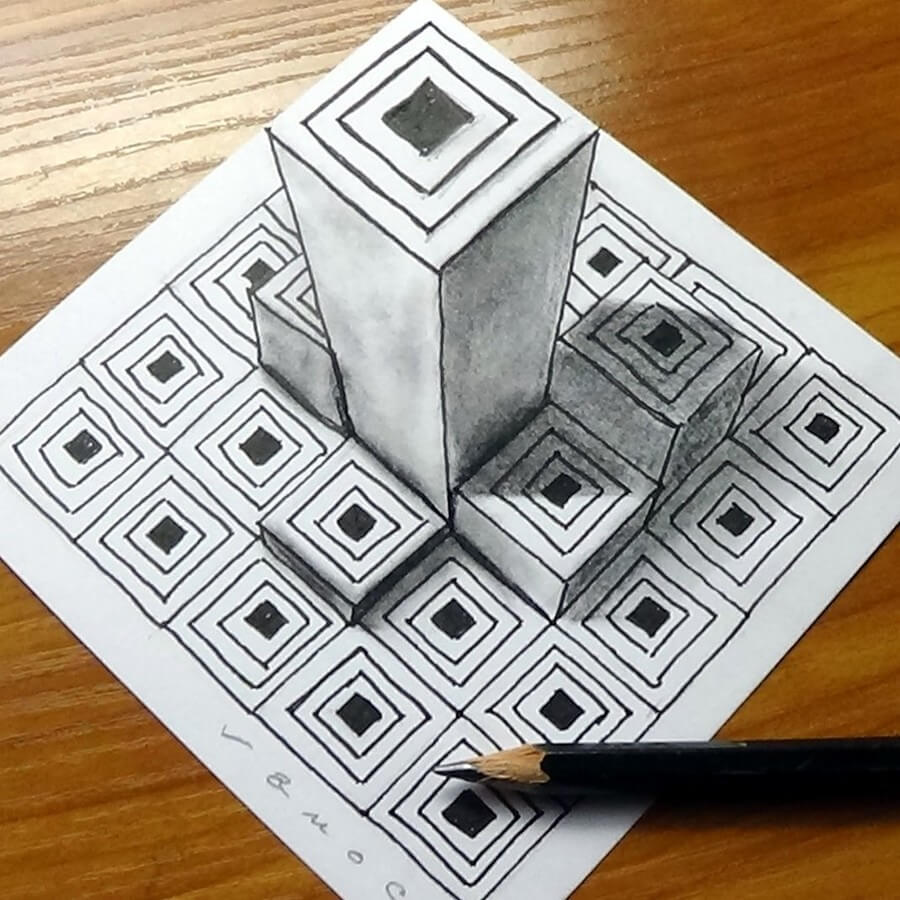
#> input picture Assignment19/art.png, 900 x 900 px
$ jupyter execute --allow-errors Image_compression.ipynb
#> lines starting #> are read from the running program, lines starting #| are printed output that depends on the picture
RLE Image Compression Tecnique

[cell 1]
import  cv2
import numpy as np
import matplotlib.pyplot as plt

def rle_encode(img) :
    flat = img.flatten()
    encoded = []
    count = 1

    for i in range (1, len(flat)):
        if flat[i] == flat[i-1] :
              count +=1
        else :
            encoded.append((flat[i-1], count))
            count = 1
    encoded.append((flat[-1], count))
    return encoded

img = cv2.imread('art.png' , 0)
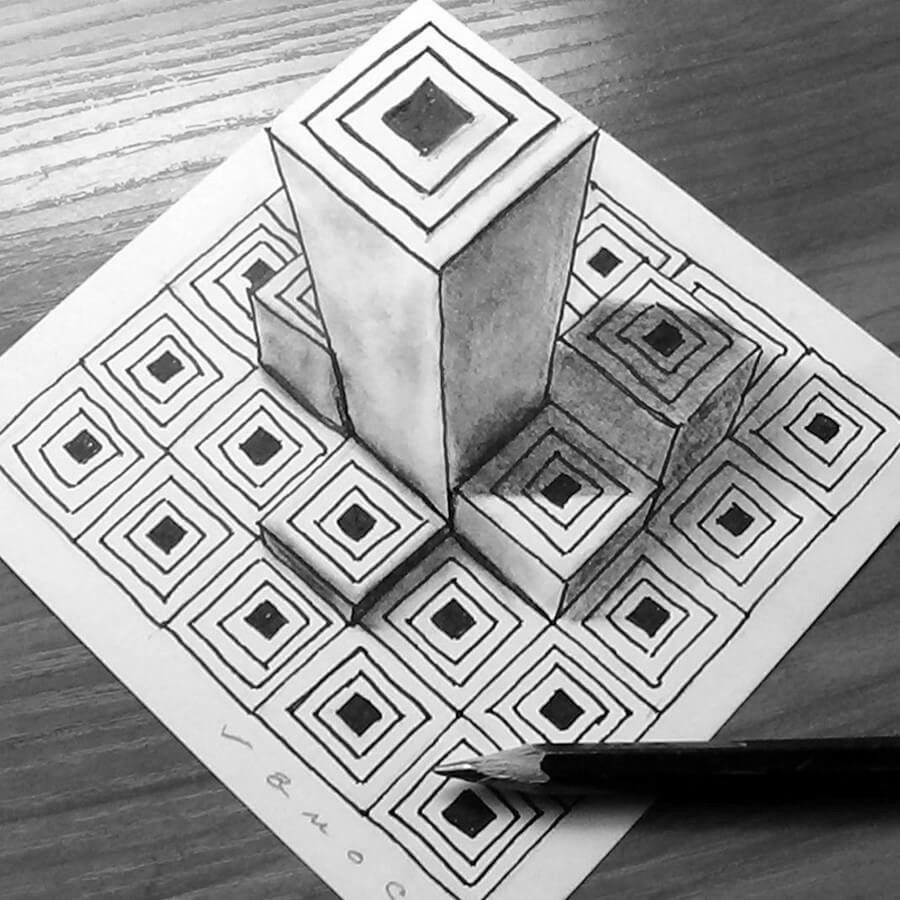
#> img: shape (900, 900); min 0, max 255, mean 155
encoded_image = rle_encode(img)
#> the loop in rle_encode, `for i in range (1, len(flat)):` made 809999 passes
#> count on passes 1 to 12: 2, 3, 1, 1, 1, 1, 1, 1, 1, 1, 1, 1
#> after the loop in rle_encode, `for i in range (1, len(flat)):`: encoded = 615003 items
#> encoded_image = 615004 items

print(encoded_image[:20])  # Print first 20 encoded values for brevity
#| [(195, 3), (194, 1), (191, 1), (189, 1), (186, 1), (184, 1), (177, 1), (179, 1), (183, 1), (187, 1), (189, 1), (190, 1), (189, 2), (188, 1), (186, 1), (184, 1), (183, 1), (184, 1), (185, 1), (184, 1)]

decoded

[cell 2]
def decoded (img, shape) :
#> called with shape = (900, 900)
    flat = []
    for i , c in img :
        flat.extend([i]*c)
#> this loop made 615004 passes
#> (i, c) on passes 1 to 3: (195, 3), (194, 1), (191, 1)
#> after the loop, flat = 810000 items
    return np.array(flat).reshape(shape)
decoded_image = decoded(encoded_image , img.shape)

print(decoded_image)
#> (printed output is left out)

[cell 3]
plt.figure(figsize=(10,5))
plt.subplot(1,2,1)
plt.imshow(img, cmap='gray')
plt.title("Original Image")


plt.subplot(1,2,2)
plt.imshow(decoded_image, cmap='gray')
plt.title("Decoded Image")
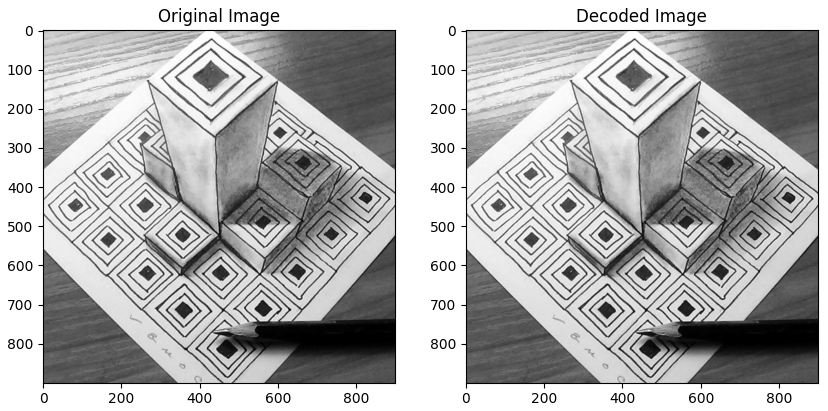
#> figure drawn by matplotlib, 2 panels

$ run again, with Image_Processing/Assignment _18/nature3_huffman.jpg saved as Assignment19/art.png
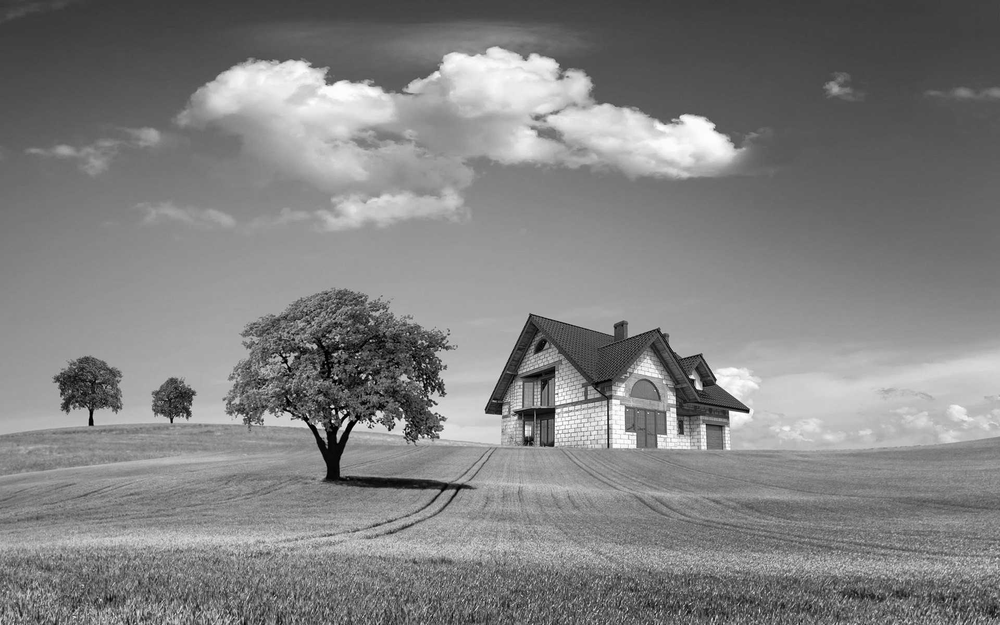
#> input picture Image_Processing/Assignment _18/nature3_huffman.jpg, 1000 x 625 px, shrunk from 1920 x 1200 before the run
#> img is the input picture: shape (625, 1000); min 0, max 255, mean 129.2
#> the loop in rle_encode, `for i in range (1, len(flat)):` made 624999 passes
#> count on passes 1 to 8: 2, 3, 4, 5, 6, 7, 8, 1
#> after the loop in rle_encode, `for i in range (1, len(flat)):`: encoded = 344174 items
#> encoded_image = 344175 items
#| [(58, 8), (59, 1), (60, 3), (61, 1), (62, 5), (64, 1), (66, 1), (67, 1), (66, 4), (60, 4), (59, 1), (60, 3), (59, 1), (58, 12), (60, 5), (61, 1), (62, 1), (64, 2), (65, 1), (66, 1)]
#> the loop in decoded, `for i , c in img :` made 344175 passes
#> (i, c) on passes 1 to 3: (58, 8), (59, 1), (60, 3)
#> after the loop in decoded, `for i , c in img :`: flat = 625000 items
#> (printed output is left out)
#> `[cell 3] plt.figure(figsize=(10,5)) plt.subplot(1,2,1) plt.imshow(img,..`:
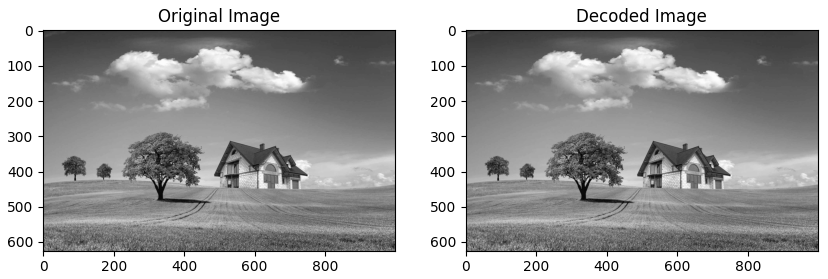
#> figure drawn by matplotlib, 2 panels
